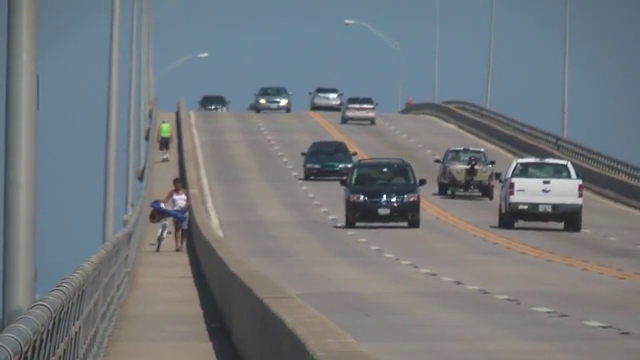
#> input picture frame 684 of tp5/slow_traffic_small.mp4, 640 x 360 px, given in place of vtest.avi, which was not available
$ jupyter execute CV1-Tp5-Fux.ipynb   (shell and % lines are left out)   (text cells are left out)
#> lines starting #> are read from the running program, lines starting #| are printed output that depends on the picture; after the words box and inside, x2 and y2 are one past the last pixel; in counts of white or black regions, pixels touching at a corner belong together; long printed decimals are rounded; pictures that were not available may be replaced by others from this repository, and a replacement may not be noted
[cell 1]
#Si queremos que las imágenes sean mostradas en una ventana emergente quitar el inline

# OpenCV-Python utiliza NumPy para el manejo de imágenes
import numpy as np
# cv2 es el módulo python para acceder a OpenCV
import cv2 as cv
# Usamos las poderosas herramientas de graficación de matplotlib para mostrar imágenes, perfiles, histogramas, etc
import matplotlib.pyplot as plt

from datetime import datetime

[cell 2]
def calculate_median(images):
  m = np.median(images, axis = 0)
  return m.astype('uint8')

[cell 3]
def get_random_samples(cap, n):
  #obtengo total de frames
  total = cap.get(cv.CAP_PROP_FRAME_COUNT)
  # verifico max
  if n > total:
    n = total
  # obtengo índices random
  idxs = np.random.randint(total, size=(n))
  return idxs

[cell 4]
def get_mean_vector(cap, idxs):
  res = []
  # save last position
  curr_frame = cap.get(1) # cv.CV_CAP_PROP_POS_FRAMES
  for i in idxs:
    cap.set(1, i) # cv.CV_CAP_PROP_POS_FRAMES
    ret, frame = cap.read()
    res.append(frame)
#> this loop made 10 passes
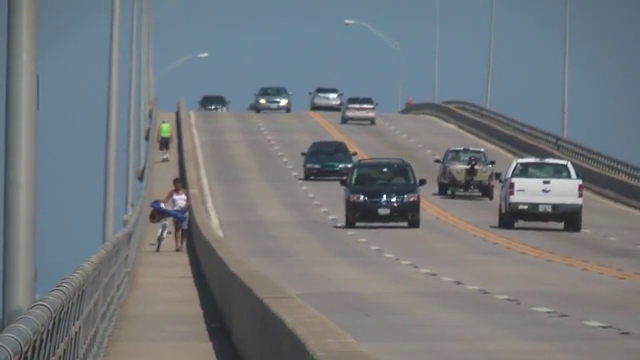
#> input picture frame 684 of tp5/slow_traffic_small.mp4, 640 x 360 px, given in place of vtest.avi, which was not available
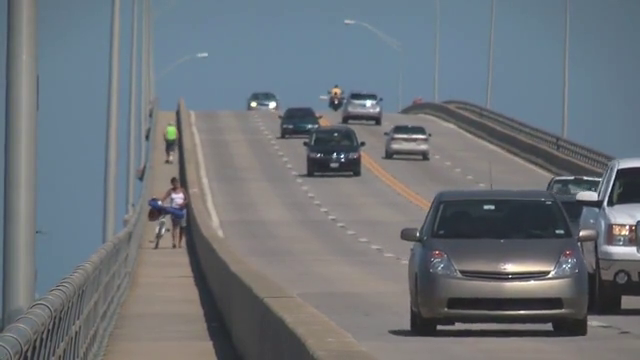
#> input picture frame 559 of tp5/slow_traffic_small.mp4, 640 x 360 px, given in place of vtest.avi, which was not available
#> after the loop, res = 10 items
  # restore frame
  cap.set(1, curr_frame) # cv.CV_CAP_PROP_POS_FRAMES
  res = np.array(res).astype('uint8')
  return res

[cell 5]
def get_ts():
  return np.uint32(datetime.timestamp(datetime.now()))

[cell 6]
def naive_bg_sub(cap, n, interval, level):
  # obtengo muestras aleatorias
  exit = False
  next_recalc_ts = 0
  frame_rate = cap.get(5) # cv.CV_CAP_PROP_FPS

  naive_process_times = []
  naive_bg_recalculations = []
  while exit == False:
    # obtengo ts actual
    now = get_ts()
    if now > next_recalc_ts:
      ti = cv.getTickCount()
      # obtengo indices de los frames
      mean_idxs = get_random_samples(cap, n)
      # genero vector con las imagenes(cap)
      mean_vector = get_mean_vector(cap, mean_idxs)
      # recalculo media de los frames
      mean_img = calculate_median(mean_vector)
      # Aplicar el filtro de mediana
      mean_img = cv.medianBlur(mean_img, 5)
      # reinicio contador
      next_recalc_ts = now + interval
      tf = cv.getTickCount()
      diff_ms = np.uint32((tf-ti) * 1000)/ cv.getTickFrequency()
      naive_bg_recalculations.append(diff_ms)

    #obtengo imagen
    success, img = cap.read()
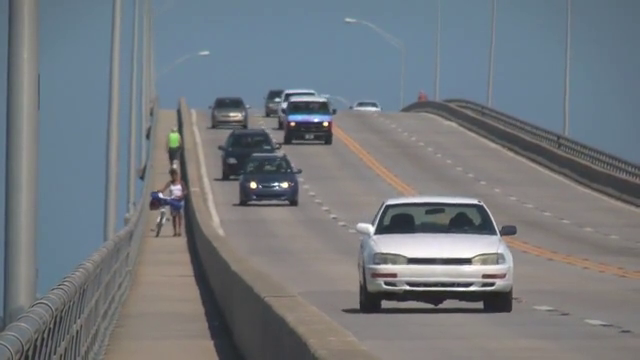
#> input picture frame 91 of tp5/slow_traffic_small.mp4, 640 x 360 px, given in place of vtest.avi, which was not available
#> img is the input picture: shape (360, 640, 3); mean B, G, R 126.6, 121.2, 115.7

    if success:
      #guardo tiempo inicial
      ti = cv.getTickCount()
      # hago substraccion de fondo conservando el valor absoluto por si el foreground es más oscuro
      diff_img = cv.absdiff(img, mean_img)
      # Extra: Convierto a escala de grises y luego replico la misma para todos los canales
      diff_img = cv.cvtColor(diff_img, cv.COLOR_BGR2GRAY)
#> diff_img: shape (360, 640)
      diff_img = cv.merge([diff_img, diff_img, diff_img])
#> diff_img: shape (360, 640, 3)
      # binarizo
      _, diff_img = cv.threshold(diff_img, level, 255,cv.THRESH_BINARY)
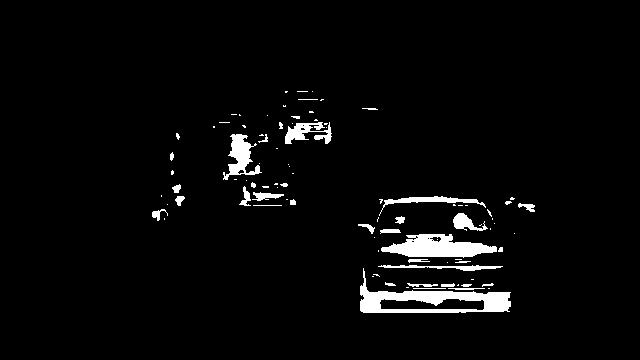
#> diff_img: shape (360, 640, 3); 3.5% white; 93 white regions (57 under 20 px), largest, box (x1, y1, x2, y2) and area: (360, 268, 511, 313) 2355, (381, 234, 497, 258) 1704, (223, 134, 262, 180) 770

      # obtengo las mascaras
      fg_masked = cv.bitwise_and(img, cv.bitwise_not(diff_img))
      bg_masked = cv.bitwise_and(mean_img, diff_img)
      # obtengo la imagen final con sólo el background
      bg_img = cv.add(fg_masked, bg_masked)

      # muestro imagen de la máscara
      cv.imshow(f'original', img)
      cv.imshow(f'background only', bg_img)
      cv.imshow(f'mask', diff_img)
      diff_ms = np.uint32((tf-ti) * 1000)/ cv.getTickFrequency()
      # print(f'tiempo demandado:{diff_ms}')
      naive_process_times.append(diff_ms)
    else:
      print(f'Error leyendo video....')
      exit = True

    # verifico si tengo que terminar
    key = cv.waitKey(np.uint32(1000/frame_rate - diff_ms)) & 0xFF
#> (key q is pressed here)
    #cv.destroyAllWindows()
    if key == ord("q"):
      exit = True

  if len(naive_process_times) > 0:
    naive_process_time = np.mean(naive_process_times)
    print(f'naive process time (mean)={naive_process_time}')
    naive_bg_recalculation = np.mean(naive_bg_recalculations)
    print(f'naive recalculation time (mean)={naive_bg_recalculation}')
  cv.destroyAllWindows()

[cell 7]
#procesamos el archivo de gente caminando y pasamos un umbral
n = 10
interval = 5
level = 80
filename = 'vtest.avi'
#inicio captura
capture = cv.VideoCapture(filename)
#disparo procesamiento
naive_bg_sub(capture, n, interval, level)
#detengo captura
capture.release()

[cell 8]
# procesamos video de autos
n = 10
interval = 5
level = 10
filename = 'slow_traffic_small.mp4'
#inicio captura
capture = cv.VideoCapture(filename)
#disparo procesamiento
naive_bg_sub(capture, n, interval, level)
#> call 2 of naive_bg_sub, with n = 10, interval = 5, level = 10
#> the loop in get_mean_vector (call 2), `for i in idxs:` made 10 passes
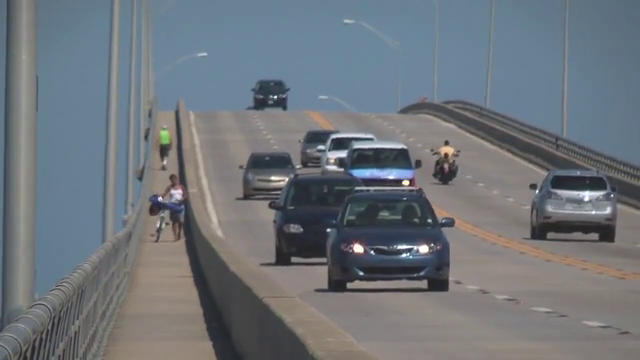
#> input picture frame 277 of tp5/slow_traffic_small.mp4, 640 x 360 px
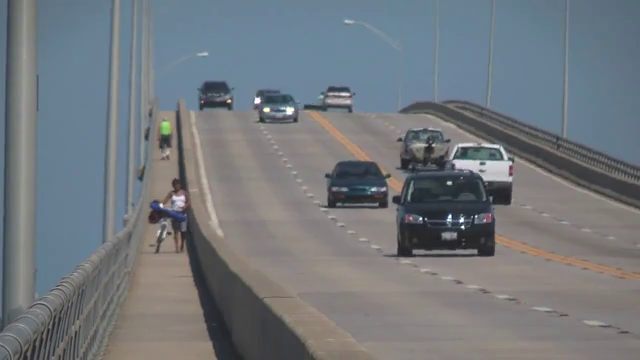
#> input picture frame 754 of tp5/slow_traffic_small.mp4, 640 x 360 px
#> in calculate_median (call 2), `m = np.median(images, axis = 0)`:
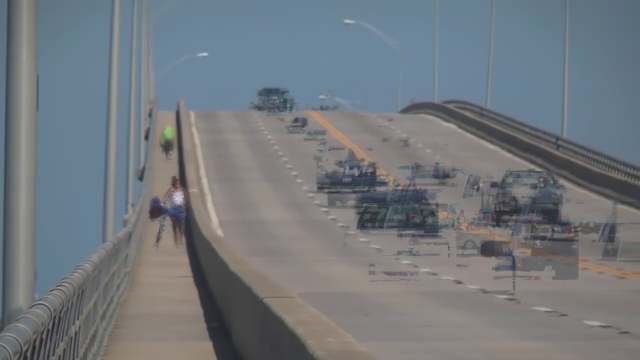
#> m: shape (360, 640, 3) float64; mean of channels 0, 1, 2 125.3, 120.1, 114.5; drawn as B, G, R
#> in naive_bg_sub (call 2), `_, diff_img = cv.threshold(diff_img, level, 255,cv.THRESH_BINARY)`:
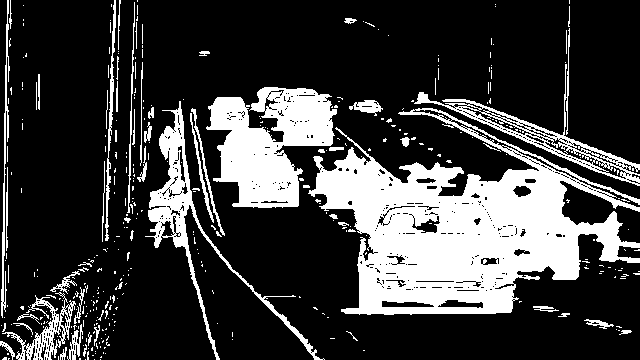
#> diff_img: shape (360, 640, 3); 24.2% white; 386 white regions (329 under 20 px), largest, box (x1, y1, x2, y2) and area: (308, 108, 640, 315) 31250, (206, 87, 337, 208) 9414, (145, 101, 325, 360) 4186
#> in naive_bg_sub (call 2), `fg_masked = cv.bitwise_and(img, cv.bitwise_not(diff_img))`:
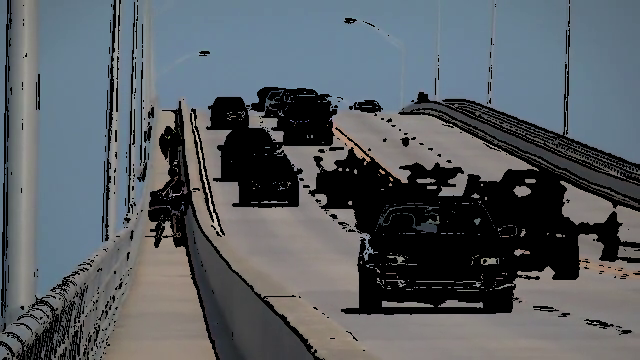
#> fg_masked: shape (360, 640, 3); mean B, G, R 98.4, 93.5, 87.7
#> in naive_bg_sub (call 2), `bg_masked = cv.bitwise_and(mean_img, diff_img)`:
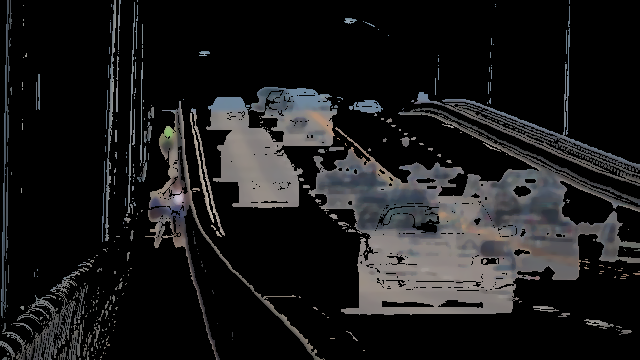
#> bg_masked: shape (360, 640, 3); mean of channels 0, 1, 2 27.1, 26.7, 27; drawn as B, G, R
#> (key Esc is pressed here)
#> in naive_bg_sub (call 2), `naive_process_time = np.mean(naive_process_times)`: naive_process_time = 1.85
#| naive process time (mean)=1.852
#detengo captura
capture.release()

[cell 9]
def mog2_bg_sub(cap):
    # elegimos el método MOG2 para hacer substracción
    backSub = cv.createBackgroundSubtractorMOG2()
    # guardamos los valores de procesamiento
    mog2_process_times = []
    # Corremos la sustraccion
    #------------------------
    while True:
        # Leemos un frame
        ret, frame = cap.read()
        if frame is None:
            break

        ti = cv.getTickCount()

        # Aplicamos la sustracción al frame leído
        #----------------------------------------
        # Cada frame se utiliza tanto para calcular la máscara de primer plano como para actualizar el fondo.
        # Si se desea cambiar la tasa de aprendizaje utilizada para actualizar el modelo de fondo, es posible
        # establecer una tasa de aprendizaje específica pasando un parámetro al método apply.
        fgMask = backSub.apply(frame)
#> fgMask: shape (360, 640); every value is 127

        tf = cv.getTickCount()

        # Escribimos sobre la imagen el número de frame procesado
        cv.rectangle(frame, (10, 2), (100,20), (255,255,255), -1)
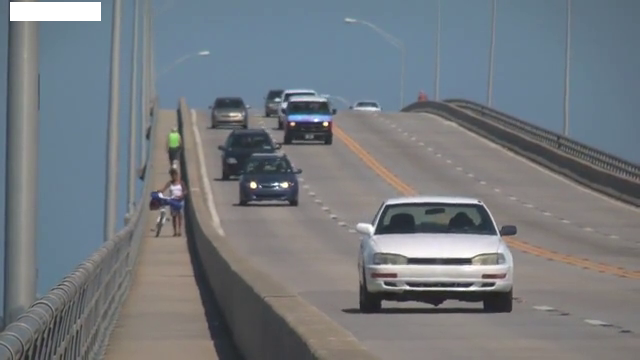
#> frame: shape (360, 640, 3); 0.75% of pixels changed, all inside (x1, y1, x2, y2) = (10, 2, 101, 21)
        cv.putText(frame, str(cap.get(cv.CAP_PROP_POS_FRAMES)), (15, 15),
                cv.FONT_HERSHEY_SIMPLEX, 0.5 , (0,0,0))
#> frame: shape (360, 640, 3); 0.04% of pixels changed, all inside (x1, y1, x2, y2) = (17, 5, 50, 16)

        # mostramos frame original e imagen binaria background/foreground
        cv.imshow('original', frame)
        cv.imshow('mask', fgMask)

        diff_ms = np.uint32((tf-ti) * 1000)/ cv.getTickFrequency()
        #print(f'tiempo demandado:{diff_ms}')
        mog2_process_times.append(diff_ms)

        # Corresmos hasta que termine o apriete escape
        keyboard = cv.waitKey(30)
#> (key q is pressed here)
        if keyboard == ord("q") or keyboard == 27:
            break

    cv.destroyAllWindows()
    if len(mog2_process_times) > 0:
        mog2_process_time = np.mean(mog2_process_times)
        print(f'mog2 process time (mean)={mog2_process_time}')

[cell 10]
# ejectutamos para el video de la gente caminando
filename = 'vtest.avi'
capture = cv.VideoCapture(filename)

#disparamos detección
mog2_bg_sub(capture)
capture.release()

[cell 11]
# ejectutamos para el video de los autos
filename = 'slow_traffic_small.mp4'
capture = cv.VideoCapture(filename)

#disparamos detección
mog2_bg_sub(capture)
#> (key Esc is pressed here)

$ run again, starting later in the video
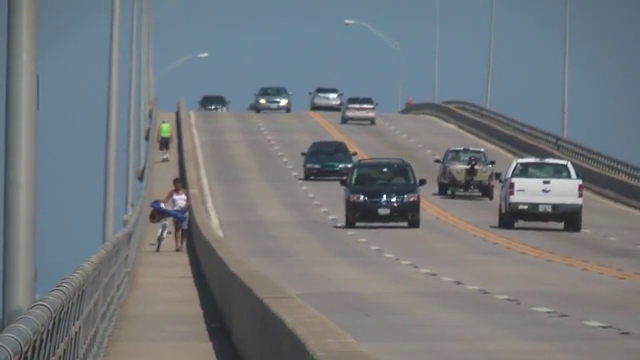
#> input picture frame 684 of tp5/slow_traffic_small.mp4, 640 x 360 px, given in place of vtest.avi, which was not available
#> the loop in get_mean_vector, `for i in idxs:` made 10 passes
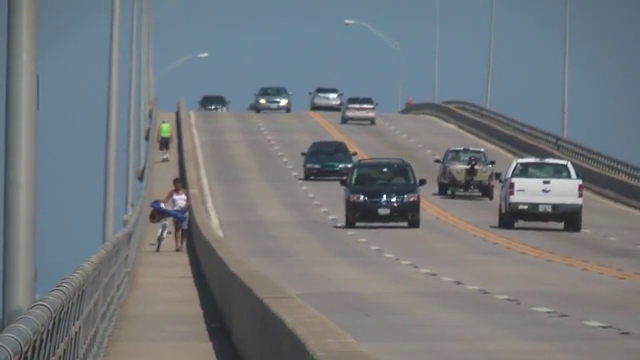
#> input picture frame 684 of tp5/slow_traffic_small.mp4, 640 x 360 px, given in place of vtest.avi, which was not available
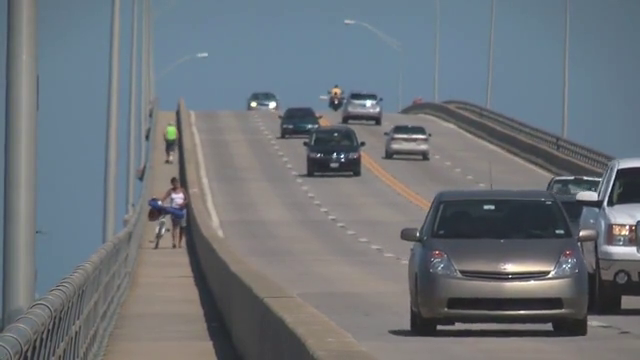
#> input picture frame 559 of tp5/slow_traffic_small.mp4, 640 x 360 px, given in place of vtest.avi, which was not available
#> after the loop in get_mean_vector, `for i in idxs:`: res = 10 items
#| naive process time (mean)=1.959
#> fgMask: shape (360, 640); every value is 127
#> in mog2_bg_sub, `cv.rectangle(frame, (10, 2), (100,20), (255,255,255), -1)`:
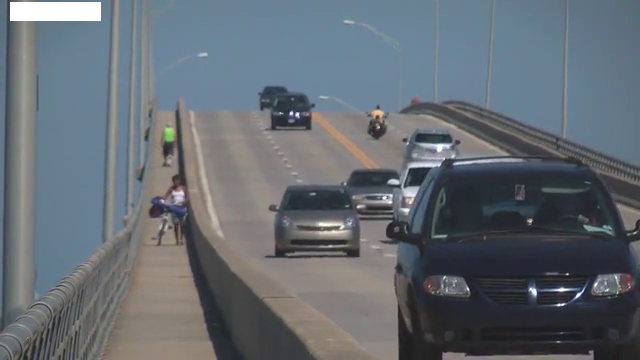
#> frame: shape (360, 640, 3); mean B, G, R 114.7, 107.6, 100.4
